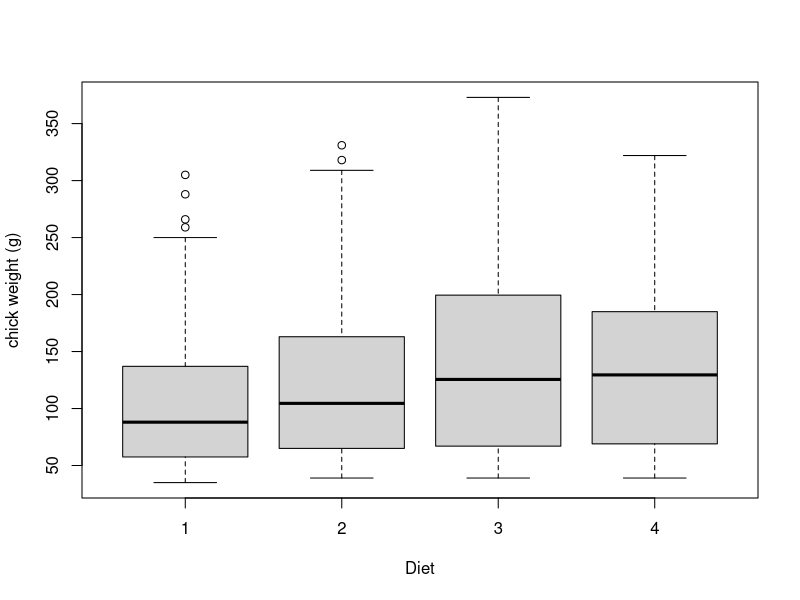

Here is the R script that generated this plot: (Note: this script raises an error after producing the figure.)
## ========================================================================
## Chapter 2. Fundamentos Basicos de R (I)
## ========================================================================

## Mi primer script
## -----------------------------------------------------------------------
# Load datasets library
library(datasets)

# Read data set 
mydata = ChickWeight

# Plot weight over diets
boxplot(mydata$weight ~ mydata$Diet, 
        xlab = "Diet", ylab = "chick weight (g)")

# Overlay points
colors = as.numeric(ChickWeight$Diet)
points(mydata$weight ~ jitter(as.numeric(mydata$Diet)), 
       col= alpha(colors, 0.4),
       pch=19) 



# =============================================================================
## Directorio de trabajo, Gonzalo por fa completa 
# =============================================================================


# =============================================================================
## Built-in functions, Gonzalo por fa completa 
# =============================================================================


# =============================================================================
## Fechas
# =============================================================================

## Cargar el paquete 'lubridate'
library(lubridate)


## Ver fecha y hora actual
today()
now()


## Crear fecha / hora: desde una string
ymd("2018-07-10")
mdy("July 10th, 2018")
dmy("10-Jul-2018")

# estas funciones tb funcionan sin "" cuando se sigue el orden
ymd(20180710)
mdy(07102018)
dmy(10072018)

# estas funciones tb pueden crean fechas - horas combinando la funcion con "_" y uno o 
#mas ???h???, ???m???, y ???s??? 
ymd_hms("2018-07-10 18:10:45")
ymd_hm("2018-07-10 18:10")


## Crear fecha / hora: desde un vector
fechas <- c("1946-01-01", "1946-02-01", "1946-02-05", "1946-01-01", "1946-01-01",
            "1946-03-04", "1946-04-01", "1946-09-01", "1946-09-12", "1946-11-15")

# Extraer componentes individuales con las funciones:
year(fechas)
month(fechas)
day(fechas)

yday(fechas) # (day of the year)

month(fechas, label = TRUE)

wday(fechas) #(day of the week), 
wday(fechas, label = TRUE, abbr = TRUE)
wday(fechas, label = TRUE, abbr = FALSE)

